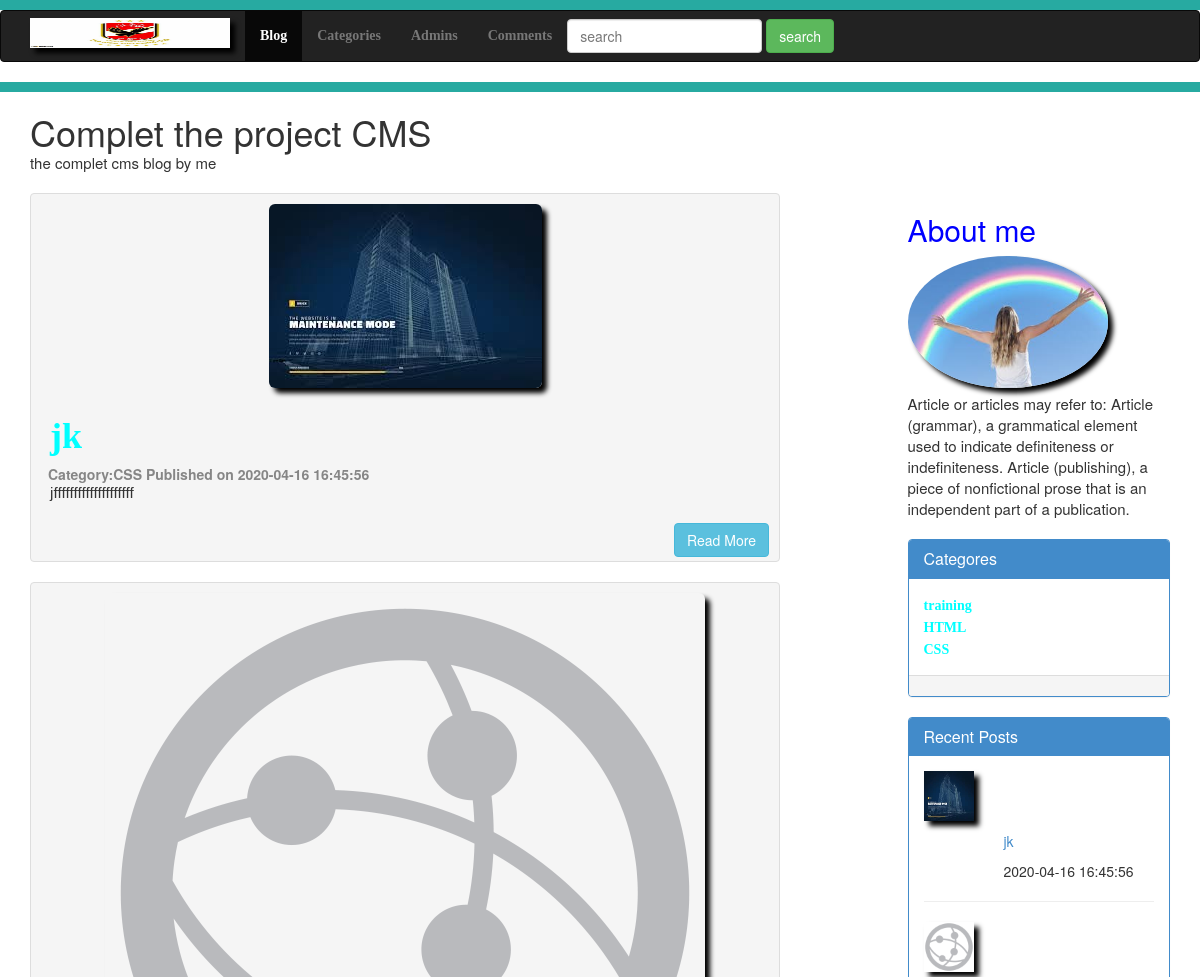
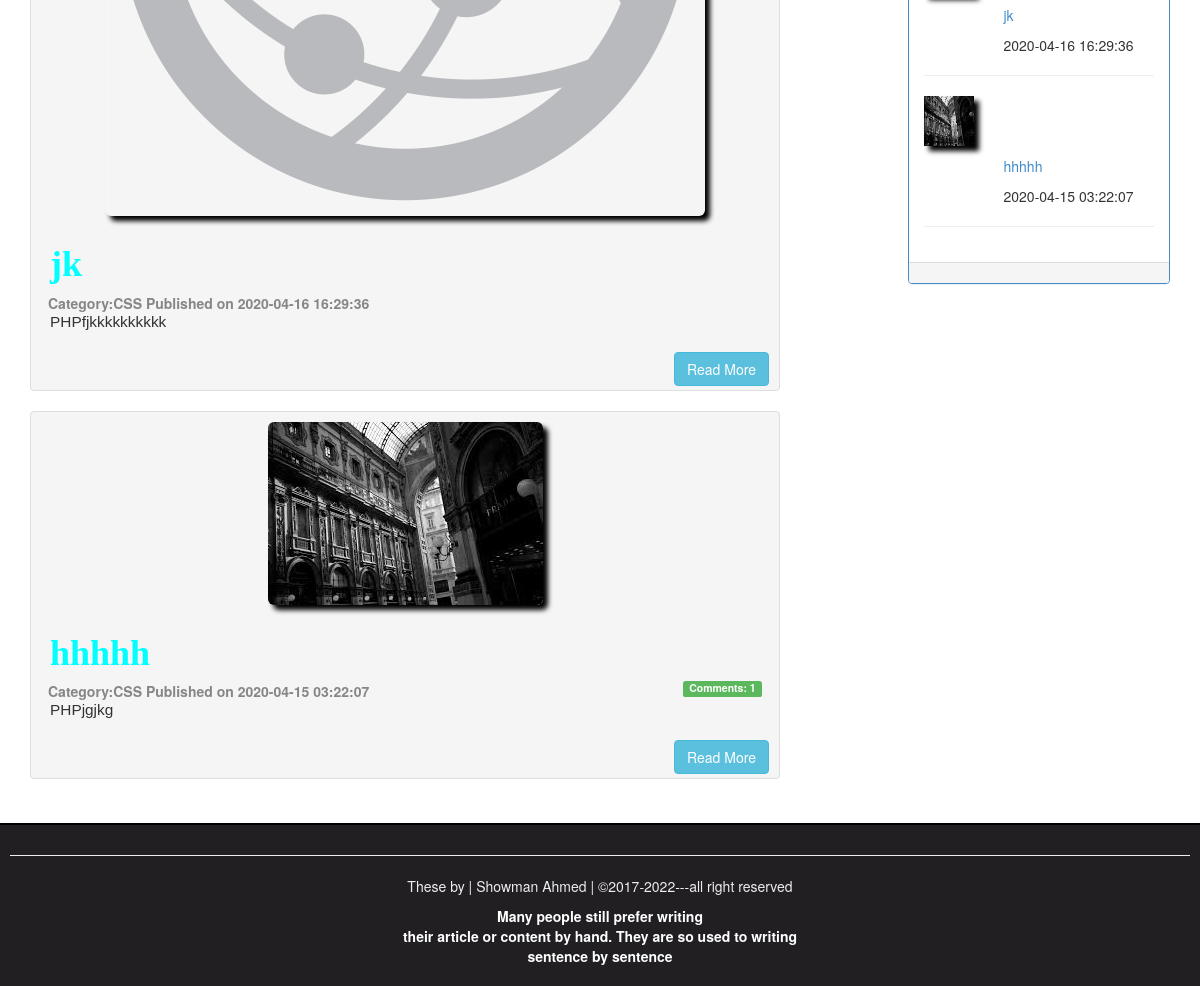
The app's page /blog.php (signed in) with its own data (2 pictures, top to bottom).
### tables this page shows
CREATE TABLE `posts` (
  `id` int(11) NOT NULL,
  `title` varchar(255) NOT NULL,
  `category` varchar(255) NOT NULL,
  `author` varchar(255) NOT NULL,
  `image` varchar(255) NOT NULL,
  `describtion` varchar(1000) NOT NULL,
  `created_at` timestamp NOT NULL DEFAULT current_timestamp(),
  `updated_at` datetime DEFAULT current_timestamp()
);

CREATE TABLE `categories` (
  `id` int(11) NOT NULL,
  `name` varchar(255) NOT NULL,
  `creater` varchar(255) NOT NULL,
  `created_at` timestamp NOT NULL DEFAULT current_timestamp(),
  `updated_at` datetime DEFAULT NULL
);

### Classes/DB_Config.php (called while the page is built)
<?php
$config = [
    'localhost',
    'root',
    '',
    'php_cms'
];

### Classes/Query.php (called while the page is built, shortened)
<?php
require 'Classes/DB_Config.php';
require 'Classes/MysqlAdapter.php';
class Query extends MysqlAdapter
{
    private $category_table = 'categories';
    private $post_table = 'posts';
public function getPost(){
        $query = "SELECT * FROM $this->post_table ORDER BY created_at desc LIMIT 0,3";
        $this->query ($query);
        return $this->fetchAll ();
}
    public function getCategories(){
        $query = "SELECT * FROM $this->category_table ORDER BY created_at desc";
        $this->query ($query);
        return $this->fetchAll ();
    }
    public function getPostLimit5(){
        $query = "SELECT * FROM $this->post_table ORDER BY created_at desc LIMIT 0,5";
        $this->query ($query);
        return $this->fetchAll ();
    }
}

### Classes/MysqlAdapter.php (called while the page is built, shortened)
<?php
class MysqlAdapter{
    protected $config = [];
    protected $link;
    protected $result;
    public function __construct(array $config)
    {
        $this->config = $config;
    }
    public function connect(){
        if($this->link === null){
            list($host, $username, $password, $database) = $this->config;
            if(!$this->link = mysqli_connect ($host, $username, $password, $database)){
                throw new RuntimeException(" Error connecting with server : ". mysqli_connect_error ());
            }
        }
        return $this->link;
    }
    public function query($query){
        if(!$this->result = mysqli_query ($this->link, $query)){
            throw new RuntimeException('ERROR in the specified query' . $query . mysqli_error ($this->link));
        }
        return $this->result;
    }
    public function fetchAll(){
        if($this->result !== null){
            if($all = mysqli_fetch_all ($this->result, MYSQLI_ASSOC)){
                $this->freeResult();
            }
            return $all;
        }
        return false;
    }
    public function freeResult(){
        return true;
    }
}

### blog.php (the view, shortened to what this page needs)
<?php
require 'Classes/Query.php';
$query = new Query();
?>
<!DOCTYPE html>
<html lang="en">
<head>
    <link rel="stylesheet" href="css/bootstrap.css">
    <link rel="stylesheet" href="css/font-awesome.min.css">
    <link rel="stylesheet" href="css/publicstyle.css">
</head>
<body>
<div style="height: 10px; background: #27aaa1;"></div>
<nav class="navbar navbar-inverse" role="navigation">
    <div class="container">
        <a class="navbar-header" >
            <div class="navbar-brand" href="blog.php">
                <img style="margin-top: -12px" src="image/kk.jpg" width=200; height=30;>
        </a>
    </div>
    <ul class="nav navbar-nav">
        <li class="active"><a href="blog.php" >Blog</a></li>
        <li><a href="categories.php" >Categories</a></li>
        <li><a href="admins.php" >Admins</a></li>
        <li><a href="comments" > Comments</a></li>
    </ul>
    <form class="navbar-form" style="margin-left: 500px;" method="get">
        <div class="form-group">
            <input class="form-control" type="text" name="search" placeholder="search">
        </div>
        <input class="btn btn-success" type="submit" value="search">
    </form>
</nav>
<div style="height: 10px; background: #27aaa1;"></div>
<div class="container">
    <div class="blog-header">
        <h1>Complet the project CMS</h1>
        <p class="lead">the complet cms blog by me</p>
    </div>
    <div class="row">
        <div class="col-sm-8">
            <?php
            if (isset($_GET["search"])) {
                $viewQuery = $query->searchPost ($_GET['search']);
            }elseif (isset($_GET["category"])) {
                $viewQuery = $query->getPostsByCategory ($_GET['category']);
            }
            else {
                $viewQuery = $query->getPost ();
            }
            foreach ($viewQuery as $view){
                ?>
                <div class="blogpost thumbnail">
                    <img class="img-responsive img-rounded" src="uploads/<?php echo $view['image']; ?>">
                    <div class="caption">
                        <h1 id="heading"><?php echo htmlentities($view['title']) ?></h1>
                        <p class="description">Category:<?php echo htmlentities($view['category']); ?> Published on <?php echo htmlentities($view['created_at']); ?>
                            <?php
                            $queryApproved = $query->count_Comments_ON_post ($view['id']);
                            $TotalApproved = array_shift($queryApproved);
                            if ($TotalApproved>0) {
                                ?>
                                <span class="label pull-right label-success">
                                       Comments: <?php echo $TotalApproved; ?>
                                    </span>
                            <?php } ?>
                        </p>
                        <p class="post"><?php
                            echo htmlentities($view['describtion']); ?></p>
                    </div>
                    <a href="full_post.php?id=<?php echo $view['id']; ?>"><span class="btn btn-info" style="float: right;">Read More </span></a>
                </div>
            <?php } ?>
            <nav>
            </nav>
        </div>
        <div class="col-sm-offset-1 col-sm-3">
            <h2 style="color: blue;">About me</h2>
            <img class="img-responsive img-circle imageicon" src="image/3.jpg">
            <p class="lead">Article or articles may refer to: Article (grammar), a grammatical element used to indicate definiteness or indefiniteness. Article (publishing), a piece of nonfictional prose that is an independent part of a publication.</p>
            <div class="panel panel-primary">
                <div class="panel-heading">
                    <h2 class="panel-title">Categores</h2>
                </div>
                <div class="panel-body">
                    <?php
                    $rows = $query->getCategories ();
                    foreach ($rows as $dataRaw){
                        ?>
                        <a href="blog.php?Category=<?php echo $dataRaw['name']; ?>">
                            <span id="heading"><?php echo $dataRaw['name'] . "<br>";?></span>
                        </a>
                    <?php } ?>
                </div>
                <div class="panel-footer">
                </div>
            </div>
            <div class="panel panel-primary">
                <div class="panel-heading">
                    <h2 class="panel-title">Recent Posts</h2>
                </div>
                <div class="panel-body">
                    <?php
                    $posts = $query->getPostLimit5 ();
                    foreach ($posts as $post){
                        ?>
                        <div>
                            <p><?php if($post['image']) { ?><img src="uploads/<?= $post['image']?>" style="width: 50px; height: 50px; "/>
                                <?php } else { ?> <img src="uploads/none.jpg" style="width: 50px; height: 50px; "/>
                                <?php } ?>
                            </p>
                            <a href="full_post.php?id=<?php echo $post['id']; ?>">
                                <p style="margin-left: 80px;"><?php echo $post['title']; ?></p>
                            </a>
                            <p style="margin-left: 80px;"><?php echo $post['created_at']; ?></p>
                            <hr>
                        </div>
                    <?php } ?>
                </div>
                <div class="panel-footer">
                </div>
            </div>
        </div>
    </div>
</div>
<?php
require 'partials/footer.php';
?>
</body>
</html>

### partials/footer.php
<div id="footer">
    <hr>
    <p style="text-align: center;">These by | Showman Ahmed | &copy;2017-2022---all right reserved
</p>
    <a style="color: white; text-decoration: none ; text-align: center; cursor: pointer; font-weight: bold;" href="https://www.w3schools.com/bootstrap/bootstrap_ref_comp_glyphs.asp">
        <p>Many people still prefer writing <br>their article or content by hand. They are so used to writing<br> sentence by sentence </p>
    </a>
</div>

### css/publicstyle.css (style rules this page uses)
.navbar-nav li { font-weight: bold; font-family: Bitter,Georgia,Times,"Times New Roman,serif"; }
.lead { font-weight: 2px; margin-top: -10px; font-size: 15px; }
#footer { padding: 10px; border-top: 2px solid black; color: #eeeeee; background-color: #211f22; text-align: center; }
.blogpost { background-color: #f5f5f5; padding-top: 10px; padding-right: 10px; padding-left: 10px; overflow: hidden; }
#heading { font-family: Bitter,Georgia,"Times New Roman",Times,serif; font-weight: bold; color: aqua; }
.description { color: #868686; font-weight: bold; margin: -2px; }
.post { font-size: 1.1em; font-family: "Ludia Sans Unicode", Sans-Serif; text-align: justify; }
.btn-info { float: right; }

### blog.php (style rules this page uses)
.imageicon { margin-bottom: 15px; margin-top: 5px; max-width: 200px; max-height: 200px; display: block; box-shadow: 5px 5px 5px black; }
img { box-shadow: 5px 5px 5px black; }

### records on screen
posts: image (picture), title "jk", category "CSS", created_at "2020-04-16 16:45:56", describtion "jffffffffffffffffffff"
posts: image (picture), title "jk", category "CSS", created_at "2020-04-16 16:29:36", describtion "PHPfjkkkkkkkkkk"
posts: image (picture), title "hhhhh", category "CSS", created_at "2020-04-15 03:22:07", TotalApproved "1", describtion "PHPjgjkg"
categories: name "training"
categories: name "HTML"
categories: name "CSS"
